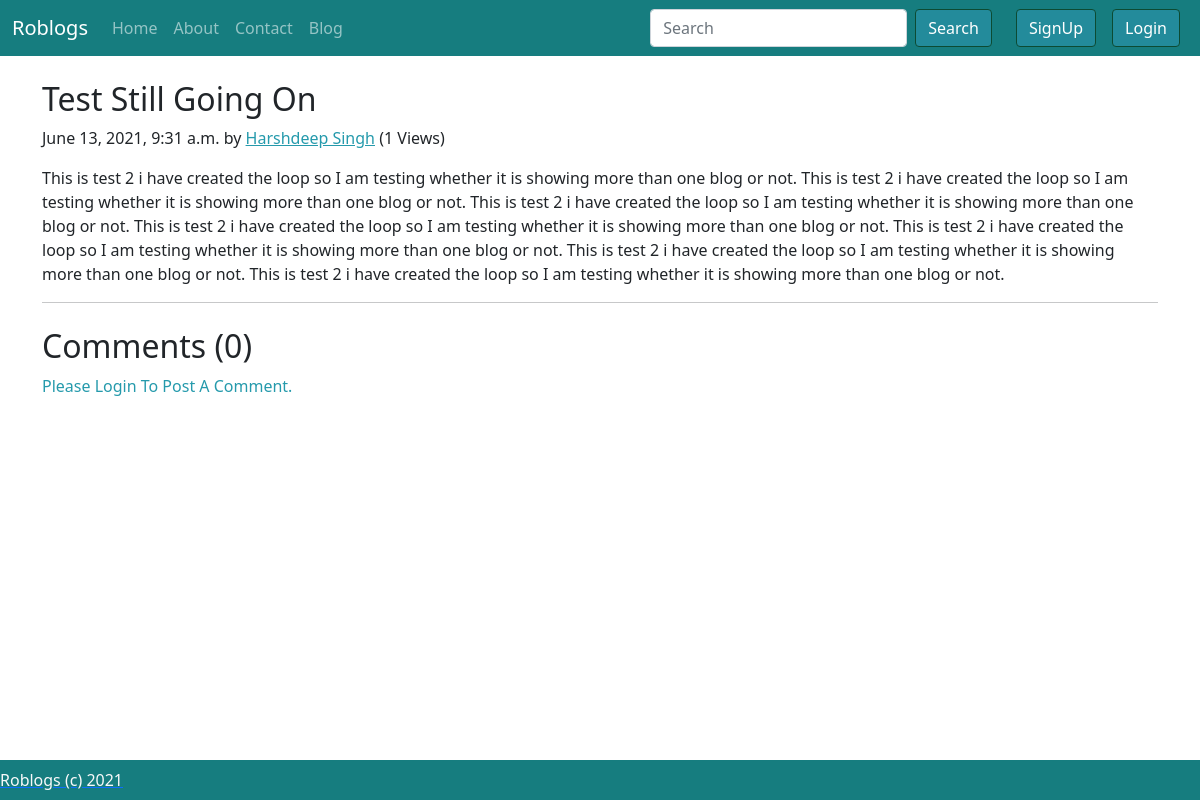
/blog/test-2, run on the app's committed database.
### Blog/models.py (models this page shows, shortened)
class Post(models.Model):
    sno = models.AutoField(primary_key=True)
    title = models.CharField(max_length=255)
    category = models.CharField(max_length=255, default='Interesting')
    content = models.TextField()
    slug = models.CharField(max_length=130, default='slug')
    views = models.IntegerField(default=0)
    author = models.CharField(max_length=100)
    timeStamp = models.DateTimeField(blank=True)
    class Meta:
        ordering = ['-views']

### Blog/views.py (the view)
# urls.py: path('<str:slug>', views.blogPost, name="blogPost"),
def blogPost(request, slug):
    post=Post.objects.filter(slug=slug).first()
    post.views += 1
    post.save()
    comments= BlogComment.objects.filter(post=post, parent=None)
    replies= BlogComment.objects.filter(post=post).exclude(parent=None)
    replyDict={}
    for reply in replies:
        if reply.parent.sno not in replyDict.keys():
            replyDict[reply.parent.sno]=[reply]
        else:
            replyDict[reply.parent.sno].append(reply)
    context={'post':post, 'comments': comments, 'user': request.user, 'replyDict': replyDict}
    return render(request, "blog/blogPost.html", context)

### templates/blog/blogPost.html (shortened to what this page needs)
{% extends 'base.html' %}
{% block body %}
<div class="container my-6">
  <article class="blog-post my-4">
    <h2 class="blog-post-title">{{post.title}}</h2>
    <p class="blog-post-meta">{{post.timeStamp}} by <a class='body-fg body-link' href="/about">{{post.author}}</a><span> ({{post.views}} Views)</span></p>
    <p>{{post.content|safe}}</p>
    <hr>
  </article>
</div>
{% load static %}
{% load humanize %}
{% load extras %}
<div class="container">
  <h2>Comments ({{comments.count}})</h2>
  <div class="my-2">
    {% if user.is_authenticated %}
    <form action="/blog/postComment" method="post">
      {% csrf_token %}
      <div class="form-group my-3 ">
        <div class="row g-2 align-items-center">
          <div class="col-md-11">
            <input type="text" id="comment" name="comment" class="form-control" placeholder="Enter Comment Here">
          </div>
          <div class="col-md-1">
            <button type="submit" class="btn body-green">Comment</button>
          </div>
        </div>
        <input type="hidden" name="parentSno" value="">
        <input type="hidden" name="postSno" value="{{post.sno}}">
      </div>
    </form>
    {% else %}
    <p class="body-fg">Please Login To Post A Comment.</p>
    {% endif %}
  </div>
</div>
{% endblock body %}

### static/css/style.css (style rules this page uses)
.body-fg { color: #259aac; }
.body-link { color: #259aac; }

### data on the page
Post: title "Test Still Going On", timeStamp "June 13, 2021, 9:31 a.m.", author "Harshdeep Singh", views "1", content "This is test 2 i have created the loop so I am testing whether it is showing more than one blog or not. This is test 2 i have created the loop so I am testing whether it is showing more than one blog or not. This is test 2 i have created the loop so I am testing whether it is showing more than one blog or not. This is test 2 i have created the loop so I am testing whether it is showing more than one blog or not. This is test 2 i have created the loop so I am testing whether it is showing more than one blog or not. This is test 2 i have created the loop so I am testing whether it is showing more than one blog or not. This is test 2 i have created the loop so I am testing whether it is…"

### other printed values
{{ comments.count }} "0"
